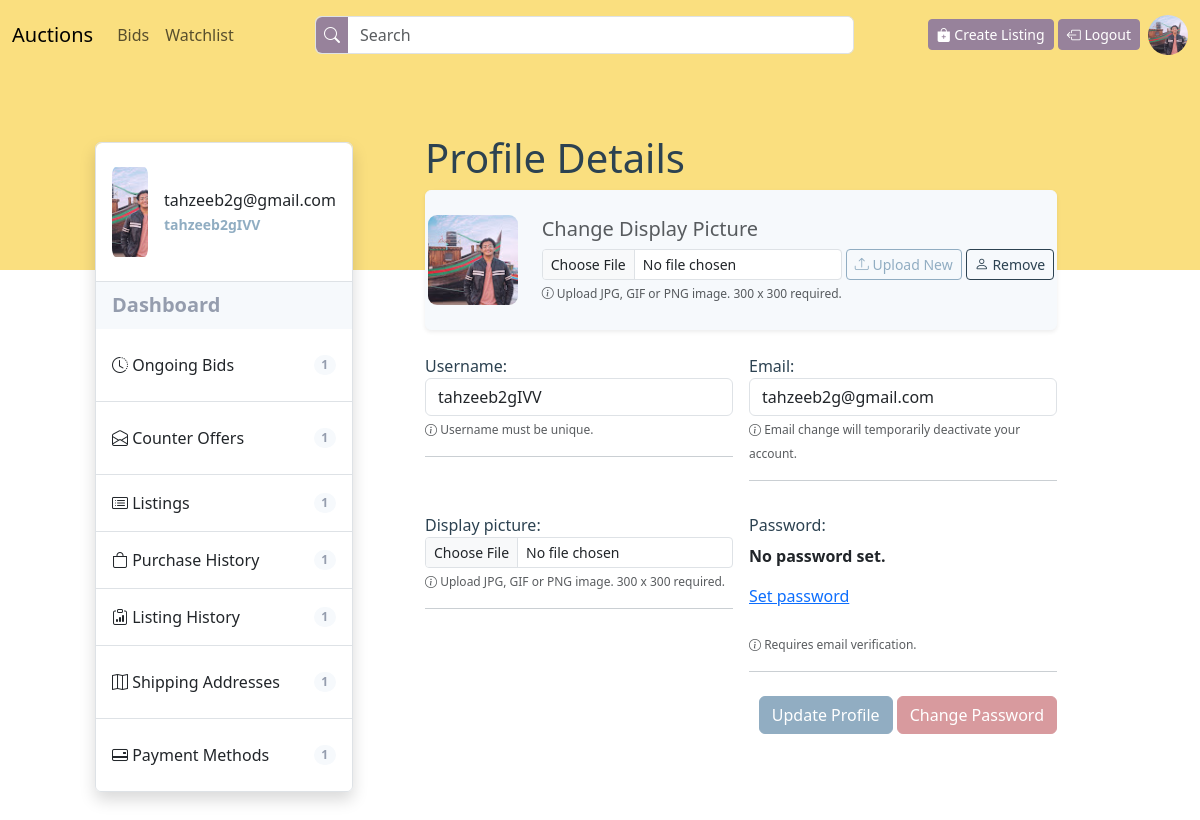
The page /users/profile (signed in) on the database its author committed.
### users/models.py (models this page shows, shortened)
class User(AbstractUser):
    email = models.EmailField(unique=True)
    watchlist = models.ManyToManyField(
        'auctions.Listing', null=True, blank=True)
    is_oauth_registered = models.BooleanField(default=False)
    display_picture = models.ImageField(
        upload_to='display-pictures/', max_length=250, default='display-pictures/default-dp.png')
    email_verification_token = models.CharField(
        max_length=200, null=True, blank=True)
    forget_password_token = models.CharField(
        max_length=200, null=True, blank=True)
    previous_email = models.EmailField(null=True, default=None)

### users/views.py (the view, shortened to what this page needs)
# urls.py: path("profile", views.user_profile, name='profile'),
@login_required(login_url=settings.LOGIN_URL)
def user_profile(request):
    user = request.user
    user_dict = {'username': user.username, 'email': user.email}
    form = UserUpdateForm(initial=user_dict)
    return render(request, 'users/profile-details.html', {'user': user, 'form': form, })

### users/templates/users/profile-details.html (shortened to what this page needs)
{% extends "users/profile-layout.html" %}
{% block child%}
<h4 class="display-6">Profile Details </h4>
<div class="card py-4 px-xl-0 px-3 list-bg shadow-sm">
    <div class="row align-items-center justify-content-center">
        <div class="col-auto my-xl-0 my-2">
            <img src="{{user.display_picture.url}}" class="thumbnail-image">
        </div>
        <div class="col-auto text-xl-start text-center my-xl-0 my-2">
            <h4 class="text-muted lead">Change Display Picture</h4>
            <form method="post" enctype="multipart/form-data"
                class="row g-1 align-items-start justify-content-center px-xl-0 px-2">
                <div class="col-auto" id="display-picture-section">
                    {{ form.display_picture }}
                    <small class="text-muted small-custom"><i class="bi bi-info-circle"></i>
                        {{form.display_picture.help_text}}</small>
                </div>
                <div class="col-auto">
                    <button type="submit" class="btn btn-outline-primary btn-sm loader-on-click w-100"><i
                            class="bi bi-upload"></i>
                        Upload New</button>
                </div>
                <div class="col-auto">
                    <a class="btn btn-outline-dark btn-sm w-100" href="{% url 'profile' %}?remove_picture"><i
                            class="bi bi-person"></i>
                        Remove</a>
                </div>
            </form>
        </div>
    </div>
</div>
<form class="my-4" action="{% url 'profile' %}" method="post" id="email-form" enctype="multipart/form-data">
    <div class="row g-3 align-items-start justify-content-between">
        {% for field in form%}
        <div class="col-xl-6 col-12 form-group px-2">
            <label class="fw-medium lead fs-6" for="{{field.id_for_label}}">{{field.label}}: </label>
            {{ field }}
            {% if field.help_text%}
            <small class="text-muted small-custom"><i class="bi bi-info-circle"></i>
                {{field.help_text}}</small>
            {% endif %}
            <hr>
        </div>
        {% endfor %}
    </div>
    <div class="text-end">
        <button type="button" class="btn btn-primary mt-2" onClick="confirmProfileChange()" id="email-form-button">Update
            Profile</button>
        <a class="btn btn-danger loader-on-click mt-2" href="{% url 'forgot-password' %}">Change
            Password
        </a>
    </div>
</form>
{% endblock child %}

### users/templates/users/profile-layout.html
{% extends "auctions/layout.html" %}
{% block body %}
<div class="backdrop">
</div>
<div class="container-fluid p-5 overlap-container">
    <div class="row align-items-start justify-content-center">
        <div class="col-xl-3 col-12 mt-xl-4 mt-4">
            <ul class="list-group list-group-flush border rounded shadow">
                <li class="list-group-item d-flex justify-content-start align-items-center py-4 border-none">
                    <img src="{{user.display_picture.url}}" class="thumbnail-image">
                    <div class="ms-3 fw-medium">
                        {{request.user.email}}
                        <br>
                        <small class="fw-bold highlighted-text">{{request.user.username}}</small>
                    </div>
                </li>
                <li class="list-group-item list-bg d-flex justify-content-between align-items-center fw-bold lead">
                    Dashboard
                </li>
                <li class="list-group-item list">
                    <a class="d-flex justify-content-between align-items-center lead py-3 fs-6"
                        href="{% url 'ongoing-bids' %}">
                        <span><i class="bi bi-clock-history"></i> Ongoing Bids</span>
                        <span class="badge badge-bd rounded-pill">1</span>
                    </a>
                </li>
                <li class="list-group-item list">
                    <a class="d-flex justify-content-between align-items-center lead py-3 fs-6"
                        href="{% url 'counter-offers' %}">
                        <span><i class="bi bi-envelope-open"></i> Counter Offers</span>
                        <span class="badge badge-bd rounded-pill">1</span>
                    </a>
                </li>
                <li class="list-group-item list d-flex justify-content-between align-items-center lead py-3 fs-6">
                    <span><i class="bi bi-card-list"></i> Listings </span>
                    <span class="badge badge-bd rounded-pill">1</span>
                </li>
                <li class="list-group-item list d-flex justify-content-between align-items-center lead py-3 fs-6">
                    <span><i class="bi bi-bag"></i> Purchase History</span>
                    <span class="badge badge-bd rounded-pill">1</span>
                </li>
                <li class="list-group-item list d-flex justify-content-between align-items-center lead py-3 fs-6">
                    <span><i class="bi bi-clipboard-data"></i> Listing History</span>
                    <span class="badge badge-bd rounded-pill">1</span>
                </li>
                <li class="list-group-item list">
                    <a class="d-flex justify-content-between align-items-center lead py-3 fs-6"
                        href="{% url 'view-shipping-address' %}">
                        <span><i class="bi bi-map"></i> Shipping Addresses</span>
                        <span class="badge badge-bd rounded-pill">1</span>
                    </a>
                </li>
                <li class="list-group-item list">
                    <a class="d-flex justify-content-between align-items-center lead py-3 fs-6"
                        href="{% url 'view-payment-methods' %}">
                        <span><i class="bi bi-credit-card-2-back"></i> Payment Methods</span>
                        <span class="badge badge-bd rounded-pill">1</span>
                    </a>
                </li>
            </ul>
        </div>
        <div class="col-xl-8 col-12 mt-xl-0 mt-5">
            <div class="px-xl-5 px-0 py-3" id="user-profile-content-container">
                {% block child %}
                {% endblock child%}
            </div>
        </div>
    </div>
</div>
{% endblock %}

### auctions/templates/auctions/layout.html (shortened to what this page needs)
{% load static %}
<!DOCTYPE html>
<html lang="en">
<head>
    <link href="https://cdn.jsdelivr.net/npm/bootstrap@5.3.2/dist/css/bootstrap.min.css" rel="stylesheet"
>
    <link href="{% static 'commerce/styles.css' %}" rel="stylesheet">
    <link rel="stylesheet" href="https://cdn.jsdelivr.net/npm/sweetalert2@11.0.19/dist/sweetalert2.min.css">
    <link rel="stylesheet" href="https://cdn.jsdelivr.net/npm/bootstrap-icons@1.11.2/font/bootstrap-icons.min.css">
</head>
<body>
    <nav class="navbar navbar-expand-lg sticky-top bg-background-tertiary" style="background-color: var(--nav);">
        <div class="container-fluid">
            <a class="navbar-brand" href="{% url 'index' %}">Auctions</a>
            <div class="collapse navbar-collapse" id="navbarSupportedContent">
                <ul class="navbar-nav me-auto mb-2 mb-lg-0">
                    {% if user.is_authenticated %}
                    <li class="nav-item">
                        <a class="nav-link" href="{% url 'user_bids' %}">Bids</a>
                    </li>
                    <li class="nav-item">
                        <a class="nav-link" href="{% url 'watchlist' %}">Watchlist</a>
                    </li>
                    {% endif %}
                </ul>
                <form class="d-flex w-50 me-auto my-2 form-control p-0" role="search" action="{% url 'search' %}"
                    menthod="POST">
                    <button type="submit" style="background-color: var(--custom-secondary); border-width: 0px;"
                        class="text-white rounded-start px-2"><i class="bi bi-search"></i>
                    </button>
                    <input class="form-control w-100 ms-0" type="search" placeholder="Search" aria-label="Search"
                        style="border-width: 0px;">
                </form>
                <div class="float-lg-end float-start">
                    <a class="btn btn-secondary btn-sm mt-1" href="{% url 'create-listing' %}"><i
                            class="bi bi-bag-plus-fill"></i>
                        Create Listing</a>
                    {% if user.is_authenticated %}
                    <a class="btn btn-secondary btn-sm mt-1" href="{% url 'logout' %}"><i
                            class="bi bi-box-arrow-left"></i>
                        Logout</a>
                    {% else %}
                    <a class="btn btn-secondary btn-sm mt-1" href="{% url 'login' %}"><i
                            class="bi bi-box-arrow-in-right"></i> Login</a>
                    <a class="btn btn-secondary btn-sm mt-1" href="{% url 'register' %}"><i
                            class="bi bi-person-plus-fill"></i> Register</a>
                    {% endif %}
                    {% if user.is_authenticated %}
                    <a class="ms-2 ali float-end" href="{% url 'profile' %}">
                        <div style="width: 40px; height: 40px; overflow: hidden; border-radius: 50%;">
                            <img src="{{user.display_picture.url}}"
                                style="height:100%; width: 100%; object-fit: cover;">
                        </div>
                    </a>
                </div>
                {% endif %}
            </div>
        </div>
    </nav>
    {% block body %}
    {% endblock %}
</body>
</html>

### commerce/static/commerce/styles.css (style rules this page uses)
:root { --custom-bg: #FADF7F; --nav: #FADF7F; --custom-danger: #D89A9E; --custom-success: #06908F; --custom-dark: #2C4251; --custom-primary: #91ADC2; --custom-secondary: #97829B; }
ul li a { color: inherit; text-decoration: none; }
.overlap-container { margin-top: -200px; }
.small-custom { font-size: 12px; }
.backdrop { width: 100%; min-height: 200px; background-color: var(--custom-bg); }
.thumbnail-image { width: 90px; height: 90px; overflow: hidden; object-fit: cover; border-radius: 10%; }
.badge-bd { background-color: #F6F9FC; border-color: #F6F9FC; color: #959DAE; }
.list-bg { background-color: #F6F9FC; border-color: #F6F9FC; color: #959DAE; }
.highlighted-text { color: #90ADC2; }
.btn-primary { background-color: var(--custom-primary); border-color: var(--custom-primary); }
.btn-outline-primary { border-color: var(--custom-primary); color: var(--custom-primary) }
.btn-secondary { background-color: var(--custom-secondary); border-color: var(--custom-secondary); }
.btn-danger { background-color: var(--custom-danger); border-color: var(--custom-danger); }
.btn-outline-dark { border-color: var(--custom-dark); color: var(--custom-dark) }
html, body { height: 100%; margin: 0; color: var(--custom-dark) }

### rows shown on the page
User: display_picture (picture), user.email "tahzeeb2g@gmail.com", user.username "tahzeeb2gIVV", form "tahzeeb2gIVV" "tahzeeb2g@gmail.com" "No password set. Set password"

### other values the page prints
{{ field.label }} "Username" "Email" "Display picture" "Password"
{{ field.help_text }} "Username must be unique." "Email change will temporarily deactivate your account." "Upload JPG, GIF or PNG image. 300 x 300 required." "Requires email verification."
